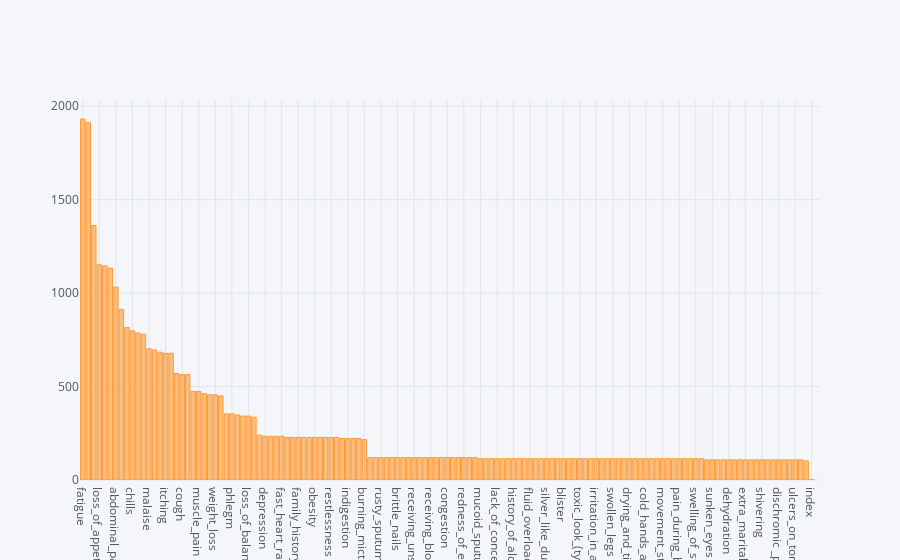

Notebook code for this chart:
### Code cell
#sorted based on most common symptomps
disyes.iplot(kind='bar',x='index',y=1)

### Figure 1 — Plotly figure (JSON) as saved in the notebook; plotly's stock layout.template omitted (floating-point values rounded to 4 significant figures; data arrays with more than 128 entries replaced by an {"elided": "..."} marker saying what was removed)
{"data": [{"marker": {"color": "rgba(255, 153, 51, 0.6)", "line": {"color": "rgba(255, 153, 51, 1.0)", "width": 1}}, "name": "1", "orientation": "v", "text": "", "type": "bar", "uid": "6874252c-4239-4897-8d22-f0f11f22aa7f", "x": {"elided": "134 str values"}, "y": {"elided": "134 mixed values"}}], "layout": {"legend": {"bgcolor": "#F5F6F9", "font": {"color": "#4D5663"}}, "paper_bgcolor": "#F5F6F9", "plot_bgcolor": "#F5F6F9", "title": {"font": {"color": "#4D5663"}}, "xaxis": {"gridcolor": "#E1E5ED", "showgrid": true, "tickfont": {"color": "#4D5663"}, "title": {"font": {"color": "#4D5663"}, "text": ""}, "zerolinecolor": "#E1E5ED"}, "yaxis": {"gridcolor": "#E1E5ED", "showgrid": true, "tickfont": {"color": "#4D5663"}, "title": {"font": {"color": "#4D5663"}, "text": ""}, "zerolinecolor": "#E1E5ED"}}}
